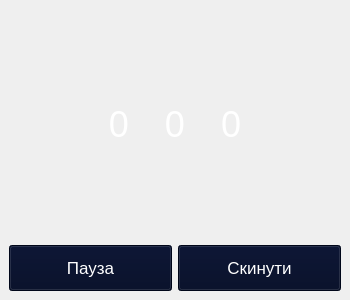
<?xml version="1.0" encoding="UTF-8"?>
<ui version="4.0">
 <class>MainWindow</class>
 <widget class="QMainWindow" name="MainWindow">
  <property name="geometry">
   <rect>
    <x>0</x>
    <y>0</y>
    <width>350</width>
    <height>300</height>
   </rect>
  </property>
  <property name="windowTitle">
   <string>Таймер</string>
  </property>
  <property name="styleSheet">
   <string notr="true">MainWindow
{
	background-color: rgb(0, 5, 15);
}</string>
  </property>
  <widget class="QWidget" name="centralwidget">
   <layout class="QVBoxLayout" name="verticalLayout" stretch="5,1">
    <item>
     <layout class="QHBoxLayout" name="horizontalLayout" stretch="1,2,2,2,1">
      <item>
       <spacer name="horizontalSpacer">
        <property name="orientation">
         <enum>Qt::Horizontal</enum>
        </property>
        <property name="sizeHint" stdset="0">
         <size>
          <width>40</width>
          <height>20</height>
         </size>
        </property>
       </spacer>
      </item>
      <item>
       <widget class="QLabel" name="minLbl">
        <property name="font">
         <font>
          <pointsize>27</pointsize>
         </font>
        </property>
        <property name="layoutDirection">
         <enum>Qt::LeftToRight</enum>
        </property>
        <property name="styleSheet">
         <string notr="true">color: rgb(255, 255, 255);</string>
        </property>
        <property name="text">
         <string>0</string>
        </property>
        <property name="alignment">
         <set>Qt::AlignRight|Qt::AlignTrailing|Qt::AlignVCenter</set>
        </property>
       </widget>
      </item>
      <item>
       <widget class="QLabel" name="secLbl">
        <property name="font">
         <font>
          <pointsize>27</pointsize>
         </font>
        </property>
        <property name="styleSheet">
         <string notr="true">color: rgb(255, 255, 255);</string>
        </property>
        <property name="text">
         <string>0</string>
        </property>
        <property name="alignment">
         <set>Qt::AlignCenter</set>
        </property>
       </widget>
      </item>
      <item>
       <widget class="QLabel" name="msLbl">
        <property name="font">
         <font>
          <pointsize>27</pointsize>
         </font>
        </property>
        <property name="styleSheet">
         <string notr="true">color: rgb(255, 255, 255);</string>
        </property>
        <property name="text">
         <string>0</string>
        </property>
       </widget>
      </item>
      <item>
       <spacer name="horizontalSpacer_2">
        <property name="orientation">
         <enum>Qt::Horizontal</enum>
        </property>
        <property name="sizeHint" stdset="0">
         <size>
          <width>40</width>
          <height>20</height>
         </size>
        </property>
       </spacer>
      </item>
     </layout>
    </item>
    <item>
     <layout class="QHBoxLayout" name="horizontalLayout_2">
      <item>
       <widget class="QPushButton" name="pauseBtn">
        <property name="sizePolicy">
         <sizepolicy hsizetype="Minimum" vsizetype="Preferred">
          <horstretch>0</horstretch>
          <verstretch>0</verstretch>
         </sizepolicy>
        </property>
        <property name="font">
         <font>
          <pointsize>13</pointsize>
         </font>
        </property>
        <property name="styleSheet">
         <string notr="true">QPushButton
{
	background-color: rgb(0, 8, 35);
	color: rgb(255, 255, 255);
}
QPushButton:hover
{
	background-color: rgb(0, 8, 28);
	color: rgb(255, 255, 255);
}
QPushButton:disabled
{
	background-color: rgb(0, 8, 15);
	
	color: rgb(190, 190, 190);
}</string>
        </property>
        <property name="text">
         <string>Пауза</string>
        </property>
        <property name="checkable">
         <bool>true</bool>
        </property>
       </widget>
      </item>
      <item>
       <widget class="QPushButton" name="clearBtn">
        <property name="enabled">
         <bool>true</bool>
        </property>
        <property name="sizePolicy">
         <sizepolicy hsizetype="Minimum" vsizetype="Preferred">
          <horstretch>0</horstretch>
          <verstretch>0</verstretch>
         </sizepolicy>
        </property>
        <property name="font">
         <font>
          <pointsize>13</pointsize>
         </font>
        </property>
        <property name="styleSheet">
         <string notr="true">QPushButton
{
	background-color: rgb(0, 8, 35);
	color: rgb(255, 255, 255);
}
QPushButton:hover
{
	background-color: rgb(0, 8, 28);
	color: rgb(255, 255, 255);
}</string>
        </property>
        <property name="text">
         <string>Скинути</string>
        </property>
        <property name="checkable">
         <bool>true</bool>
        </property>
       </widget>
      </item>
     </layout>
    </item>
   </layout>
  </widget>
 </widget>
 <resources/>
 <connections/>
</ui>
